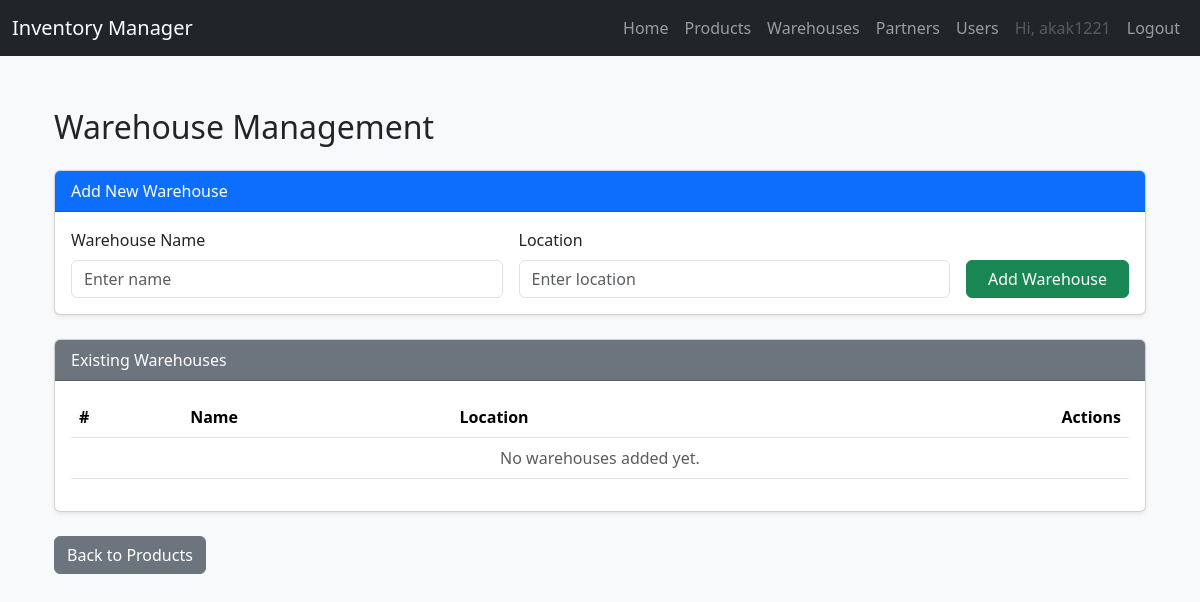
The page /warehouses (signed in) on the database as committed earlier.
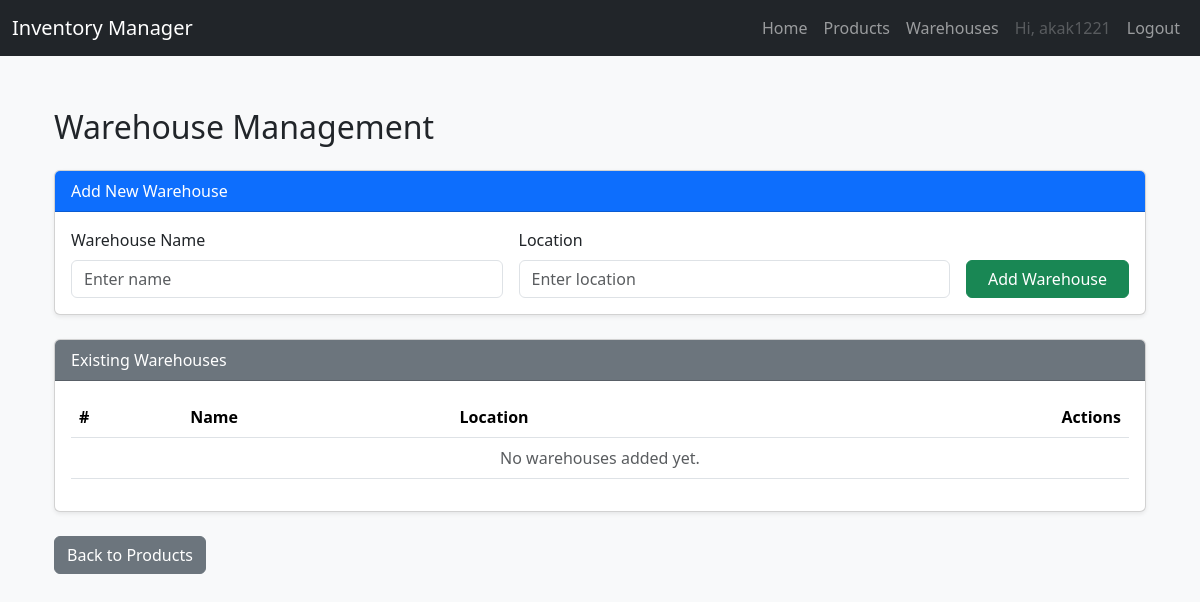
The same page on the database as committed later.
### app.py (the view)
@app.route('/warehouses')
@login_required
def warehouses():
    if current_user.role in ['Admin / Owner', 'Warehouse Manager']:
        warehouses = Warehouse.query.all()
        return render_template('warehouses.html', warehouses=warehouses)
    flash("You do not have permission to access Warehouses.")
    return redirect(url_for('index'))

### app.py (called while the page is built)
@login_manager.user_loader
def load_user(user_id):
    return User.query.get(int(user_id))

### templates/warehouses.html (shortened to what this page needs)
{% extends "base.html" %}
{% block content %}
<div class="container mt-5">
    <h2 class="mb-4">Warehouse Management</h2>
    <div class="card shadow-sm mb-4">
        <div class="card-header bg-primary text-white">
            Add New Warehouse
        </div>
        <div class="card-body">
            <form action="{{ url_for('add_warehouse') }}" method="POST" class="row g-3 align-items-end">
                <div class="col-md-5">
                    <label for="name" class="form-label">Warehouse Name</label>
                    <input type="text" class="form-control" id="name" name="name" placeholder="Enter name" required>
                </div>
                <div class="col-md-5">
                    <label for="location" class="form-label">Location</label>
                    <input type="text" class="form-control" id="location" name="location" placeholder="Enter location">
                </div>
                <div class="col-md-2 d-grid">
                    <button type="submit" class="btn btn-success">Add Warehouse</button>
                </div>
            </form>
        </div>
    </div>
    <div class="card shadow-sm">
        <div class="card-header bg-secondary text-white">
            Existing Warehouses
        </div>
        <div class="card-body table-responsive">
            <table class="table table-hover align-middle">
                <thead>
                    <tr>
                        <th>#</th>
                        <th>Name</th>
                        <th>Location</th>
                        <th class="text-end">Actions</th>
                    </tr>
                </thead>
                <tbody>
                    {% for w in warehouses %}
                    <tr>
                        <td>{{ loop.index }}</td>
                        <td>{{ w.name }}</td>
                        <td>{{ w.location or '-' }}</td>
                        <td class="text-end">
                            <a href="{{ url_for('delete_warehouse', id=w.id) }}"
                               class="btn btn-sm btn-danger"
                               onclick="return confirm('Are you sure you want to delete this warehouse?');">
                               Delete
                            </a>
                        </td>
                    </tr>
                    {% else %}
                    <tr>
                        <td colspan="4" class="text-center text-muted">No warehouses added yet.</td>
                    </tr>
                    {% endfor %}
                </tbody>
            </table>
        </div>
    </div>
    <div class="mt-4">
        <a href="{{ url_for('index') }}" class="btn btn-secondary">Back to Products</a>
    </div>
</div>
{% endblock %}

### templates/base.html (shortened to what this page needs)
<!DOCTYPE html>
<html lang="en">
<head>
    <link href="https://cdn.jsdelivr.net/npm/bootstrap@5.3.2/dist/css/bootstrap.min.css" rel="stylesheet">
</head>
<body>
<nav class="navbar navbar-expand-lg navbar-dark bg-dark fixed-top">
    <div class="container-fluid">
        <a class="navbar-brand" href="{{ url_for('index') }}">Inventory Manager</a>
        <div class="collapse navbar-collapse" id="navbarNav">
            <ul class="navbar-nav ms-auto">
                {% if current_user.is_authenticated %}
                    <li class="nav-item">
                        <a class="nav-link" href="{{ url_for('index') }}">Home</a>
                    </li>
                    <li class="nav-item">
                        <a class="nav-link" href="{{ url_for('products') }}">Products</a>
                    </li>
                    {% if current_user.role in ['Admin / Owner', 'Warehouse Manager'] %}
                        <li class="nav-item">
                            <a class="nav-link" href="{{ url_for('warehouses') }}">Warehouses</a>
                        </li>
                    {% endif %}
                    {% if current_user.role == 'Admin / Owner' %}
                        <li class="nav-item">
                            <a class="nav-link" href="{{ url_for('partners') }}">Partners</a>
                        </li>
                        <li class="nav-item">
                            <a class="nav-link" href="{{ url_for('users') }}">Users</a>
                        </li>
                    {% endif %}
                    <li class="nav-item">
                        <a class="nav-link disabled">Hi, {{ current_user.username }}</a>
                    </li>
                    <li class="nav-item">
                        <a class="nav-link" href="{{ url_for('logout') }}">Logout</a>
                    </li>
                {% else %}
                    <li class="nav-item">
                        <a class="nav-link" href="{{ url_for('login') }}">Login</a>
                    </li>
                {% endif %}
            </ul>
        </div>
    </div>
</nav>
<div class="container mt-4">
    {% block content %}{% endblock %}
</div>
</body>
</html>

Rows that differ between the two databases and show on the page:
changed User "akak1221": role "Admin / Owner" → "Warehouse Manager" (drawn)
Other text that changed with them:
text no longer shown: "Partners Users"
